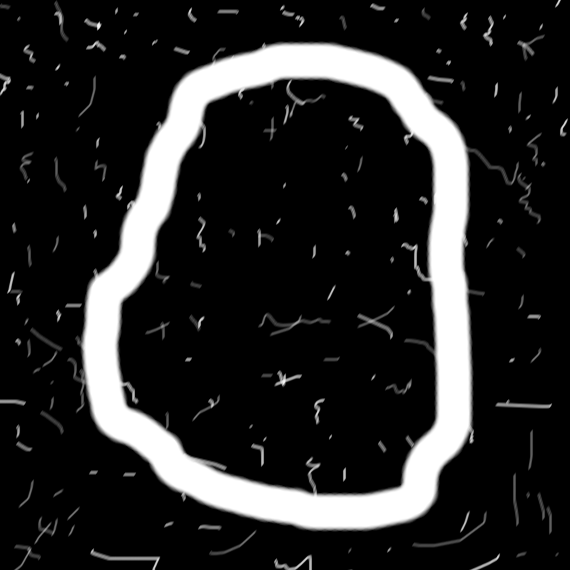
%> input picture DIPUM2E_International_Original_Book_Images/DIPUM2E_International_Original_Book_Images/DIPUM2E_International_Ed_CH11_Images/Fig1103(a).tif, 570 x 570 px
$ octave e8_2.m   (GNU Octave 9; MATLAB toolbox functions it lacks are replaced by stand-ins)
%> lines starting %> are read from the running program, lines starting %| are printed output that depends on the picture; in (x1, y1, x2, y2) boxes, pixels count from 0 and x2, y2 are one past the last pixel; in counts of white or black regions, pixels touching at a corner belong together; the program's own positions count from 1
### dipum_toolbox_2.0.1/bound2im.m
function image = bound2im(b, M, N)
%BOUND2IM Converts a boundary to an image.
%   IMAGE = BOUND2IM(b) converts b, an np-by-2 array containing the
%   integer coordinates of a boundary, into a binary image with 1s
%   in the locations of the coordinates in b and 0s elsewhere. The
%   height and width of the image are equal to the Mmin + H and Nmin
%   + W, where Mmin = min(b(:,1)) - 1, N = min(b(:,2)) - 1, and H
%   and W are the height and width of the boundary. In other words,
%   the image created is the smallest image that will encompass the
%   boundary while maintaining the its original coordinate values.
%
%   IMAGE = BOUND2IM(b, M, N) places the boundary in a region of
%   size M-by-N. M and N must satisfy the following conditions:
%
%       M >= max(b(:,1)) - min(b(:,1)) + 1
%       N >= max(b(:,2)) - min(b(:,2)) + 1
%
%   Typically, M = size(f, 1) and N = size(f, 2), where f is the
%   image from which the boundary was extracted. In this way, the
%   coordinates of IMAGE and f are registered with respect to each
%   other.

%   Copyright 2002-2009 R. C. Gonzalez, R. E. Woods, and S. L. Eddins
%   From the book Digital Image Processing Using MATLAB, 2nd ed.,
%   Gatesmark Publishing, 2009.
%
%   Book web site: http://www.imageprocessingplace.com
%   Publisher web site: http://www.gatesmark.com/DIPUM2e.htm

% Check input.
if size(b, 2) ~= 2
   error('The boundary must be of size np-by-2')
end

% Make sure the coordinates are integers.
 b = round(b);

% Defaults.
if nargin == 1
   Mmin = min(b(:,1)) - 1;
   Nmin = min(b(:,2)) - 1;
   H = max(b(:,1)) - min(b(:,1)) + 1; % Height of boundary.
   W = max(b(:,2)) - min(b(:,2)) + 1; % Width of boundary.
   M = H + Mmin;
   N = W + Nmin;
end

% Create the image.
image = false(M, N);
linearIndex = sub2ind([M, N], b(:,1), b(:,2));
image(linearIndex) = 1;

### dipum_toolbox_2.0.1/bsubsamp.m
function [s, sUnit] = bsubsamp(b, gridsep)
%BSUBSAMP Subsample a boundary.
%   [S, SUNIT] = BSUBSAMP(B, GRIDSEP) subsamples the boundary B by
%   assigning each of its points to the grid node to which it is
%   closest.  The grid is specified by GRIDSEP, which is the
%   separation in pixels between the grid lines. For example, if
%   GRIDSEP = 2, there are two pixels in between grid lines. So, for
%   instance, the grid points in the first row would be at (1,1),
%   (1,4), (1,6), ..., and similarly in the y direction. The value
%   of GRIDSEP must be an integer. The boundary is specified by a
%   set of coordinates in the form of an np-by-2 array.  It is
%   assumed that the boundary is one pixel thick and that it is
%   ordered in a clockwise or counterclockwise sequence.
%
%   Output S is the subsampled boundary. Output SUNIT is normalized
%   so that the grid separation is unity.  This is useful for
%   obtaining the Freeman chain code of the subsampled boundary. The
%   outputs are in the same order (clockwise or counterclockwise) as
%   the input. There are no duplicate points in the output.

%   Copyright 2002-2009 R. C. Gonzalez, R. E. Woods, and S. L. Eddins
%   From the book Digital Image Processing Using MATLAB, 2nd ed.,
%   Gatesmark Publishing, 2009.
%
%   Book web site: http://www.imageprocessingplace.com
%   Publisher web site: http://www.gatesmark.com/DIPUM2e.htm

% Check inputs.
[np, nc] = size(b);
if np < nc
   error('b must be of size np-by-2.');
end
if isinteger(gridsep)
   error('gridsep must be an integer.')
end

% Find the maximum span of the boundary.
xmax = max(b(:, 1)) + 1;
ymax = max(b(:, 2)) + 1;

% Determine the integral number of grid lines with gridsep points in
% between them that encompass the intervals [1,xmax], [1,ymax].
GLx = ceil((xmax + gridsep)/(gridsep + 1));
GLy = ceil((ymax + gridsep)/(gridsep + 1));

% Form vector of grid coordinates.
I = 1:GLx;
J = 1:GLy;
% Vector of grid line locations intersecting x-axis.
X(I) = gridsep*I + (I - gridsep);
% Vector of grid line locations intersecting y-axis.
Y(J) = gridsep*J + (J - gridsep);
[C, R] = meshgrid(Y, X); % See CH 02 regarding function meshgrid.
% Vector of grid all coordinates, arranged as Nunbergridpoints-by-2
% array to match the horizontal dimensions of b. This allows
% computation of distances to be vectorized and thus be much more
% efficient.
V =  [C(1:end); R(1:end)]';

% Compute the distance between every element of b and every element
% of the grid.  See Chapter 13 regarding distance computations.
p = np;
q = size(V, 1);
D = sqrt(sum(abs(repmat(permute(b, [1 3 2]), [1 q 1])...
        -repmat(permute(V, [3 1 2]), [p 1 1])).^2, 3));

% D(i, j) is the distance between the ith row of b and the jth
% row of V. Find the min between each element of b and V.
new_b = zeros(np, 2); % Preallocate memory.
for I = 1:np
   idx = find(D(I,:) == min(D(I,:)), 1); % One min in row I of D.
   new_b(I, :) = V(idx, :);
end

% Eliminate duplicates and keep same order as input.
[s, m] = unique(new_b, 'rows');
s = [s, m];
s = fliplr(s);
s = sortrows(s);
s = fliplr(s);
s = s(:, 1:2);

% Scale to unit grid so that can use directly to obtain Freeman
% chain codes.  The shape does not change.
sUnit = round(s./gridsep) + 1;

### dipum_toolbox_2.0.1/connectpoly.m
function c = connectpoly(x, y)
%CONNECTPOLY Connects vertices of a polygon.
%   C = CONNECTPOLY(X, Y) connects the points with coordinates given
%   in X and Y with straight lines. These points are assumed to be a
%   sequence of polygon vertices organized in the clockwise or
%   counterclockwise direction. The output, C, is the set of points
%   along the boundary of the polygon in the form of an nr-by-2
%   coordinate sequence in the same direction as the input. The last
%   point in the sequence is equal to the first.

%   Copyright 2002-2009 R. C. Gonzalez, R. E. Woods, and S. L. Eddins
%   From the book Digital Image Processing Using MATLAB, 2nd ed.,
%   Gatesmark Publishing, 2009.
%
%   Book web site: http://www.imageprocessingplace.com
%   Publisher web site: http://www.gatesmark.com/DIPUM2e.htm

v = [x(:), y(:)];

% Close polygon.
if ~isequal(v(end, :), v(1, :))
   v(end + 1, :) = v(1, :);
end

% Connect vertices.
segments = cell(1, length(v) - 1);
for I = 2:length(v)
   [x, y] = intline(v(I - 1, 1), v(I, 1), v(I - 1, 2), v(I, 2));
   segments{I - 1} = [x, y];
end

c = cat(1, segments{:});

### example/e8_2.m
clc,clear,close all;
f = imread('Fig1103(a).tif');
%> f is the input picture: size 570x570 uint8; min 0, max 255, mean 40.4
figure
subplot(231),imshow(f)
h = fspecial('average', 9);
g = imfilter(f, h, 'replicate');
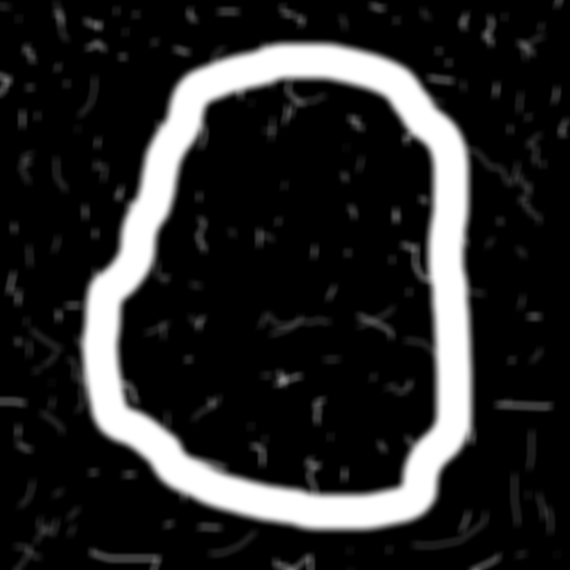
%> g: size 570x570 uint8; min 0, max 255, mean 40.4; mean of the top-left, top-right, bottom-left and bottom-right quarters 37.4, 40.5, 41.1, 42.7
subplot(232),imshow(g)
gB = im2bw(g, 0.5);
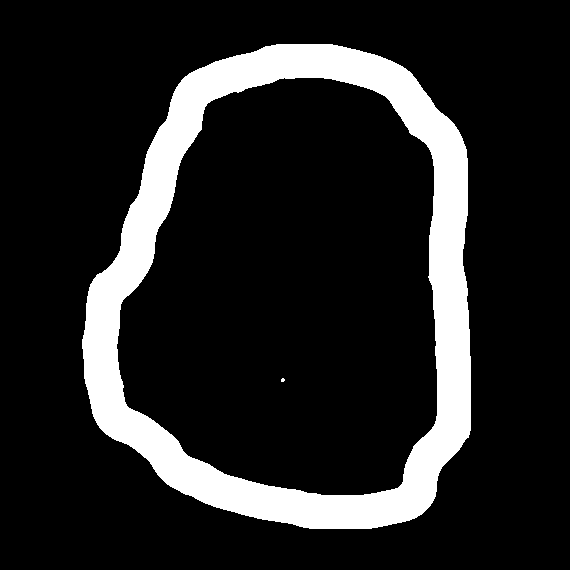
%> gB: size 570x570 logical; 14.4% white; 2 white regions (1 under 20 px), largest, box (x1, y1, x2, y2) and area: (82, 44, 471, 529) 46792
subplot(233),imshow(gB)
B = bwboundaries(gB, 'noholes');
%> B = 2 boundaries; box (x1, y1, x2, y2) and points: (82, 44, 471, 529) 1353, (281, 378, 285, 382) 10
d = cellfun('length', B);
%> d = [1353; 10]
[maxd, k] = max(d);
%> maxd = 1353; k = 1
b = B{k};
%> b = 1353 rows, first 12: [340 83; 339 84; 338 84; 337 84; 336 84; 335 85; 334 85; 333 85; 332 85; 331 85; 330 86; 329 86]
[M N] = size(g);
%> M = 570; N = 570
g = bound2im(b, M, N);
%> in bound2im, `linearIndex = sub2ind([M, N], b(:,1), b(:,2));`: linearIndex = 1353 values, max 268331 at index 853, min 47080 at index 1, mean 167707.9
%> in bound2im, `image(linearIndex) = 1;`:
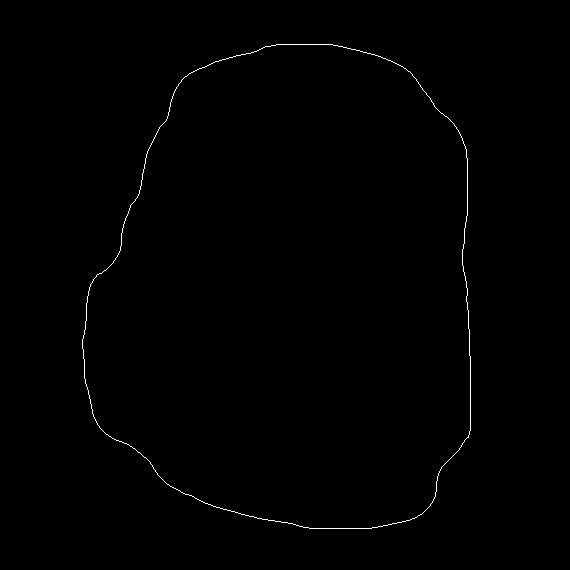
%> image: size 570x570 logical; 0.42% white in thin lines or dots, all inside (x1, y1, x2, y2) = (82, 44, 471, 529)
subplot(234),imshow(g)
[s, su] = bsubsamp(b, 50);
%> in bsubsamp, `[np, nc] = size(b);`: np = 1353; nc = 2
%> in bsubsamp, `xmax = max(b(:, 1)) + 1;`: xmax = 530
%> in bsubsamp, `ymax = max(b(:, 2)) + 1;`: ymax = 472
%> in bsubsamp, `GLx = ceil((xmax + gridsep)/(gridsep + 1));`: GLx = 12
%> in bsubsamp, `GLy = ceil((ymax + gridsep)/(gridsep + 1));`: GLy = 11
%> in bsubsamp, `I = 1:GLx;`: I = [1 2 3 4 5 6 7 8 9 10 11 12]
%> in bsubsamp, `J = 1:GLy;`: J = [1 2 3 4 5 6 7 8 9 10 11]
%> in bsubsamp, `V =  [C(1:end); R(1:end)]';`: V = 132 rows, first 12: [1 1; 1 52; 1 103; 1 154; 1 205; 1 256; 1 307; 1 358; 1 409; 1 460; 1 511; 1 562]
%> in bsubsamp, `p = np;`: p = 1353
%> in bsubsamp, `q = size(V, 1);`: q = 132
%> in bsubsamp, `D = sqrt(sum(abs(repmat(permute(b, [1 3 2]), [1 q 1]) -repmat(permute(..`:
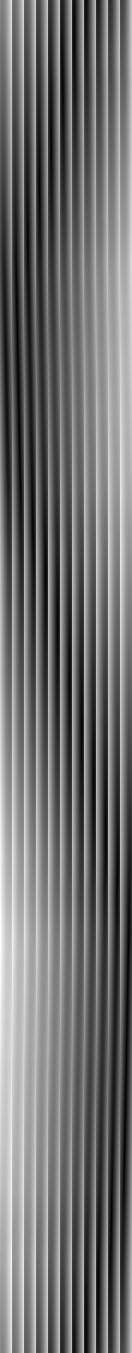
%> D: size 1353x132 double; min 0, max 664.4, mean 298.1; drawn with min black and max white
%> the loop in bsubsamp, `for I = 1:np` made 1353 passes
%> idx on passes 1 to 3: 87, 87, 87
%> after the loop in bsubsamp, `for I = 1:np`: new_b = 1353 rows, first 12: [358 103; 358 103; 358 103; 358 103; 358 103; 358 103; 358 103; 358 103; 307 103; 307 103; 307 103; 307 103]
%> in bsubsamp, `[s, m] = unique(new_b, 'rows');`: s = 32 rows, first 12: [52 205; 52 256; 52 307; 52 358; 52 409; 103 154; 103 205; 103 409; 103 460; 154 154; 154 460; 205 103]; m = 32 values, max 1259 at index 21, min 1 at index 19, mean 614.1
%> in bsubsamp, `s = [s, m];`: s = 32 rows, first 12: [52 205 268; 52 256 313; 52 307 364; 52 358 415; 52 409 466; 103 154 217; 103 205 261; 103 409 498; 103 460 526; 154 154 166; 154 460 551; 205 103 115]
%> in bsubsamp, `s = fliplr(s);`: s = 32 rows, first 12: [268 205 52; 313 256 52; 364 307 52; 415 358 52; 466 409 52; 217 154 103; 261 205 103; 498 409 103; 526 460 103; 166 154 154; 551 460 154; 115 103 205]
%> in bsubsamp, `s = sortrows(s);`: s = 32 rows, first 12: [1 103 358; 9 103 307; 60 103 256; 115 103 205; 131 154 205; 166 154 154; 217 154 103; 261 205 103; 268 205 52; 313 256 52; 364 307 52; 415 358 52]
%> in bsubsamp, `s = fliplr(s);`: s = 32 rows, first 12: [358 103 1; 307 103 9; 256 103 60; 205 103 115; 205 154 131; 154 154 166; 103 154 217; 103 205 261; 52 205 268; 52 256 313; 52 307 364; 52 358 415]
%> in bsubsamp, `s = s(:, 1:2);`: s = 32 rows, first 12: [358 103; 307 103; 256 103; 205 103; 205 154; 154 154; 103 154; 103 205; 52 205; 52 256; 52 307; 52 358]
%> in bsubsamp, `sUnit = round(s./gridsep) + 1;`: sUnit = 32 rows, first 12: [8 3; 7 3; 6 3; 5 3; 5 4; 4 4; 3 4; 3 5; 2 5; 2 6; 2 7; 2 8]
%> su has the same summary as sUnit in bsubsamp
g2 = bound2im(s, M, N);
%> call 2 of bound2im, with M = 570, N = 570
%> in bound2im (call 2), `b = round(b);`: b has the same summary as s in bsubsamp
%> in bound2im (call 2), `linearIndex = sub2ind([M, N], b(:,1), b(:,2));`: linearIndex = 32 values, max 262141 at index 23, min 58345 at index 4, mean 163806.6
%> in bound2im (call 2), `image(linearIndex) = 1;`:
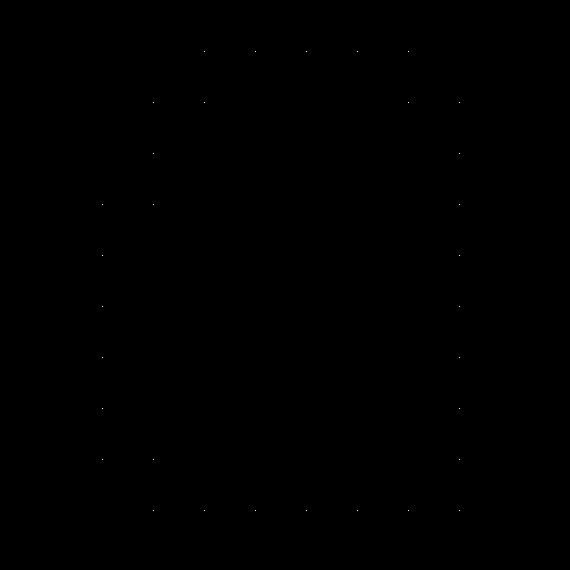
%> image: size 570x570 logical; 0.01% white in thin lines or dots, all inside (x1, y1, x2, y2) = (102, 51, 460, 511)
subplot(235),imshow(g2)
cn = connectpoly(s(:, 1), s(:, 2));
%> in connectpoly, `v = [x(:), y(:)];`: v has the same summary as s in bsubsamp
%> in connectpoly, `segments = cell(1, length(v) - 1);`: segments = 32 items
%> the loop in connectpoly, `for I = 2:length(v)` made 1 pass
%> the run ends on the next line

$ run again, with DIPUM2E_International_Original_Book_Images/DIPUM2E_International_Original_Book_Images/DIPUM2E_International_Ed_CH11_Images/Fig1107(a).tif copied over DIPUM2E_International_Original_Book_Images/DIPUM2E_International_Original_Book_Images/DIPUM2E_International_Ed_CH11_Images/Fig1103(a).tif
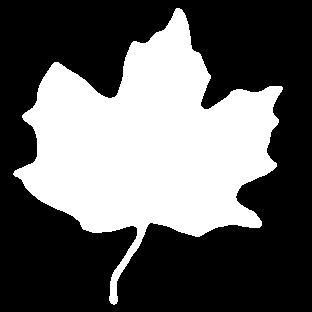
%> input picture DIPUM2E_International_Original_Book_Images/DIPUM2E_International_Original_Book_Images/DIPUM2E_International_Ed_CH11_Images/Fig1107(a).tif, 312 x 312 px
%> f: size 312x312 logical; 38.2% white; 1 white region, box (x1, y1, x2, y2) and area: (13, 8, 283, 305) 37215
%> g: size 312x312 logical; 38.2% white; 1 white region, box (x1, y1, x2, y2) and area: (15, 9, 282, 304) 37178
%> B = 1 boundary; box (x1, y1, x2, y2) and points: (15, 9, 282, 304) 1012
%> d = 1012
%> k = 1
%> `b = B{k};`: b = 1012 rows, first 12: [172 16; 171 17; 171 18; 170 19; 169 20; 169 21; 169 22; 168 23; 168 24; 167 25; 167 26; 166 27]
%> linearIndex = 1012 values, max 87763 at index 463, min 4852 at index 1, mean 47761
%> in bound2im, `image(linearIndex) = 1;`:
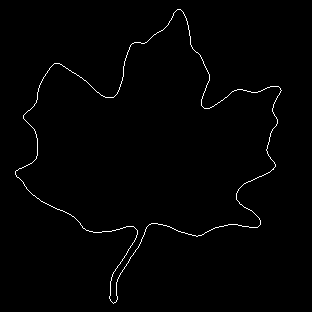
%> image: size 312x312 logical; 1% white in thin lines or dots, all inside (x1, y1, x2, y2) = (15, 9, 282, 304)
%> np = 1012; nc = 2
%> xmax = 305
%> ymax = 283
%> GLx = 7
%> I = [1 2 3 4 5 6 7]
%> V = 49 rows, first 12: [1 1; 1 52; 1 103; 1 154; 1 205; 1 256; 1 307; 52 1; 52 52; 52 103; 52 154; 52 205]
%> p = 1012
%> q = 49
%> in bsubsamp, `D = sqrt(sum(abs(repmat(permute(b, [1 3 2]), [1 q 1]) -repmat(permute(..`:
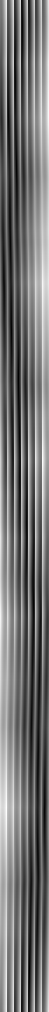
%> D: size 1012x49 double; min 1.41, max 359.2, mean 166; drawn with min black and max white
%> the loop in bsubsamp, `for I = 1:np` made 1012 passes
%> idx on passes 1 to 3: 22, 22, 22
%> after the loop in bsubsamp, `for I = 1:np`: new_b = 1012 rows, first 12: [154 1; 154 1; 154 1; 154 1; 154 1; 154 1; 154 1; 154 1; 154 1; 154 1; 154 1; 154 52]
%> in bsubsamp, `[s, m] = unique(new_b, 'rows');`: s = 25 rows, first 12: [1 154; 1 205; 52 52; 52 103; 52 154; 52 205; 103 1; 103 52; 103 103; 103 205; 103 256; 103 307]; m = 25 values, max 996 at index 16, min 1 at index 13, mean 439.2
%> in bsubsamp, `s = [s, m];`: s = 25 rows, first 12: [1 154 266; 1 205 284; 52 52 105; 52 103 141; 52 154 223; 52 205 302; 103 1 60; 103 52 53; 103 103 144; 103 205 354; 103 256 411; 103 307 463]
%> in bsubsamp, `s = fliplr(s);`: s = 25 rows, first 12: [266 154 1; 284 205 1; 105 52 52; 141 103 52; 223 154 52; 302 205 52; 60 1 103; 53 52 103; 144 103 103; 354 205 103; 411 256 103; 463 307 103]
%> in bsubsamp, `s = sortrows(s);`: s = 25 rows, first 12: [1 1 154; 12 52 154; 53 52 103; 60 1 103; 105 52 52; 141 103 52; 144 103 103; 223 154 52; 266 154 1; 284 205 1; 302 205 52; 354 205 103]
%> in bsubsamp, `s = fliplr(s);`: s = 25 rows, first 12: [154 1 1; 154 52 12; 103 52 53; 103 1 60; 52 52 105; 52 103 141; 103 103 144; 52 154 223; 1 154 266; 1 205 284; 52 205 302; 103 205 354]
%> in bsubsamp, `s = s(:, 1:2);`: s = 25 rows, first 12: [154 1; 154 52; 103 52; 103 1; 52 52; 52 103; 103 103; 52 154; 1 154; 1 205; 52 205; 103 205]
%> sUnit = 25 rows, first 12: [4 1; 4 2; 3 2; 3 1; 2 2; 2 3; 3 3; 2 4; 1 4; 1 5; 2 5; 3 5]
%> `[s, su] = bsubsamp(b, 50);`: su has the same summary as sUnit in bsubsamp
%> in bound2im (call 2), `b = round(b);`: b has the same summary as s in bsubsamp
%> image: size 312x312 logical; 0.03% white in thin lines or dots
%> v has the same summary as s in bsubsamp
%> segments = 25 items
%> the loop in connectpoly, `for I = 2:length(v)` made 1 pass

$ run again, with DIPUM2E_International_Original_Book_Images/DIPUM2E_International_Original_Book_Images/DIPUM2E_International_Ed_CH11_Images/Fig1116(a).tif copied over DIPUM2E_International_Original_Book_Images/DIPUM2E_International_Original_Book_Images/DIPUM2E_International_Ed_CH11_Images/Fig1103(a).tif
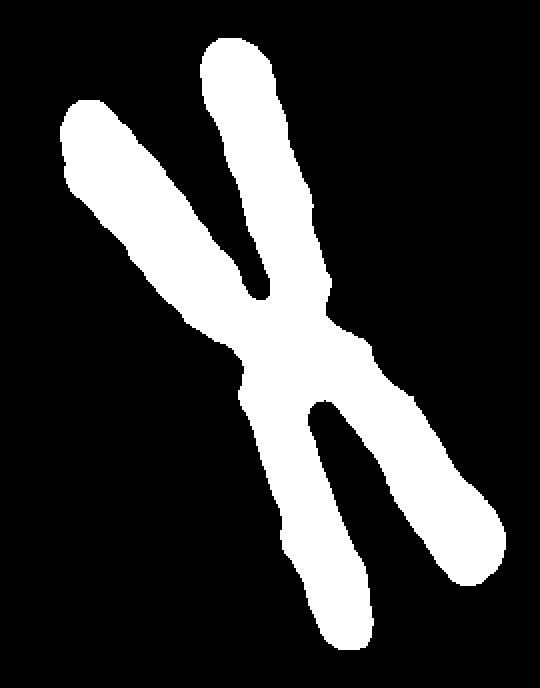
%> input picture DIPUM2E_International_Original_Book_Images/DIPUM2E_International_Original_Book_Images/DIPUM2E_International_Ed_CH11_Images/Fig1116(a).tif, 540 x 688 px
%> f: size 688x540 logical; 21.5% white; 1 white region, box (x1, y1, x2, y2) and area: (60, 38, 506, 650) 79764
%> g: size 688x540 logical; 21.5% white; 1 white region, box (x1, y1, x2, y2) and area: (60, 38, 506, 650) 79744
%> B = 1 boundary; box (x1, y1, x2, y2) and points: (60, 38, 506, 650) 2208
%> d = 2208
%> k = 1
%> `b = B{k};`: b = 2208 rows, first 12: [129 61; 128 62; 127 62; 126 62; 125 63; 124 63; 123 64; 122 64; 121 64; 120 65; 119 65; 118 66]
%> linearIndex = 2208 values, max 347988 at index 1109, min 41409 at index 1, mean 195438.8
%> in bound2im, `image(linearIndex) = 1;`:
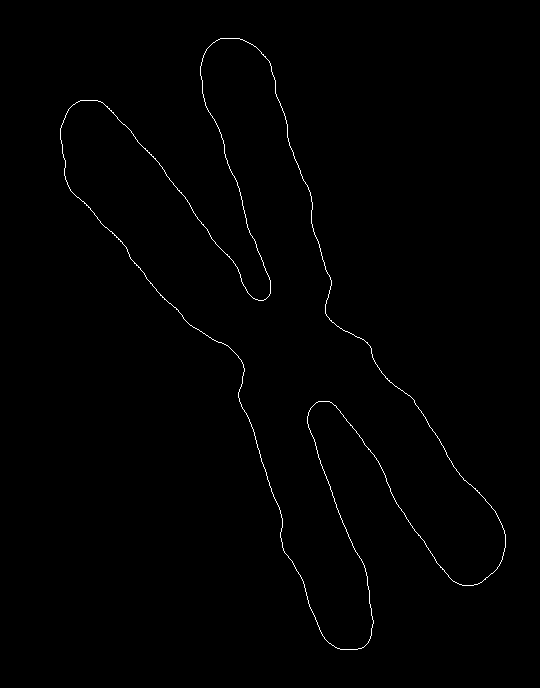
%> image: size 688x540 logical; 0.59% white in thin lines or dots, all inside (x1, y1, x2, y2) = (60, 38, 506, 650)
%> np = 2208; nc = 2
%> xmax = 651
%> ymax = 507
%> GLx = 14
%> GLy = 11
%> I = [1 2 3 4 5 6 7 8 9 10 11 12 13 14]
%> J = [1 2 3 4 5 6 7 8 9 10 11]
%> V = 154 rows, first 12: [1 1; 1 52; 1 103; 1 154; 1 205; 1 256; 1 307; 1 358; 1 409; 1 460; 1 511; 1 562]
%> p = 2208
%> q = 154
%> in bsubsamp, `D = sqrt(sum(abs(repmat(permute(b, [1 3 2]), [1 q 1]) -repmat(permute(..`:
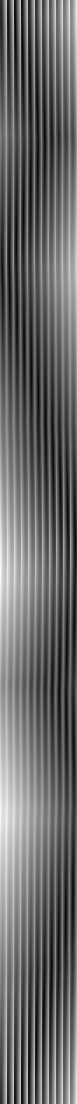
%> D: size 2208x154 double (shown at 1/2 size); min 0, max 755.3, mean 313.7; drawn with min black and max white
%> the loop in bsubsamp, `for I = 1:np` made 2208 passes
%> idx on passes 1 to 3: 44, 30, 30
%> after the loop in bsubsamp, `for I = 1:np`: new_b = 2208 rows, first 12: [154 52; 103 52; 103 52; 103 52; 103 52; 103 52; 103 52; 103 52; 103 52; 103 52; 103 52; 103 52]
%> in bsubsamp, `[s, m] = unique(new_b, 'rows');`: s = 48 rows, first 12: [52 205; 52 256; 103 52; 103 103; 103 205; 103 256; 103 307; 154 52; 154 154; 154 205; 154 256; 154 307]; m = 48 values, max 2140 at index 13, min 1 at index 8, mean 1000.7
%> in bsubsamp, `s = [s, m];`: s = 48 rows, first 12: [52 205 501; 52 256 552; 103 52 2; 103 103 29; 103 205 450; 103 256 610; 103 307 639; 154 52 1; 154 154 85; 154 205 409; 154 256 399; 154 307 661]
%> in bsubsamp, `s = fliplr(s);`: s = 48 rows, first 12: [501 205 52; 552 256 52; 2 52 103; 29 103 103; 450 205 103; 610 256 103; 639 307 103; 1 52 154; 85 154 154; 409 205 154; 399 256 154; 661 307 154]
%> in bsubsamp, `s = sortrows(s);`: s = 48 rows, first 12: [1 52 154; 2 52 103; 29 103 103; 85 154 154; 142 154 205; 154 205 205; 196 205 256; 226 256 256; 249 256 307; 348 256 205; 399 256 154; 409 205 154]
%> in bsubsamp, `s = fliplr(s);`: s = 48 rows, first 12: [154 52 1; 103 52 2; 103 103 29; 154 154 85; 205 154 142; 205 205 154; 256 205 196; 256 256 226; 307 256 249; 205 256 348; 154 256 399; 154 205 409]
%> in bsubsamp, `s = s(:, 1:2);`: s = 48 rows, first 12: [154 52; 103 52; 103 103; 154 154; 205 154; 205 205; 256 205; 256 256; 307 256; 205 256; 154 256; 154 205]
%> sUnit = 48 rows, first 12: [4 2; 3 2; 3 3; 4 4; 5 4; 5 5; 6 5; 6 6; 7 6; 5 6; 4 6; 4 5]
%> `[s, su] = bsubsamp(b, 50);`: su has the same summary as sUnit in bsubsamp
%> in bound2im (call 2), `b = round(b);`: b has the same summary as s in bsubsamp
%> image: size 688x540 logical; 0.01% white in thin lines or dots, all inside (x1, y1, x2, y2) = (51, 51, 511, 511)
%> v has the same summary as s in bsubsamp
%> segments = 48 items
%> the loop in connectpoly, `for I = 2:length(v)` made 1 pass
